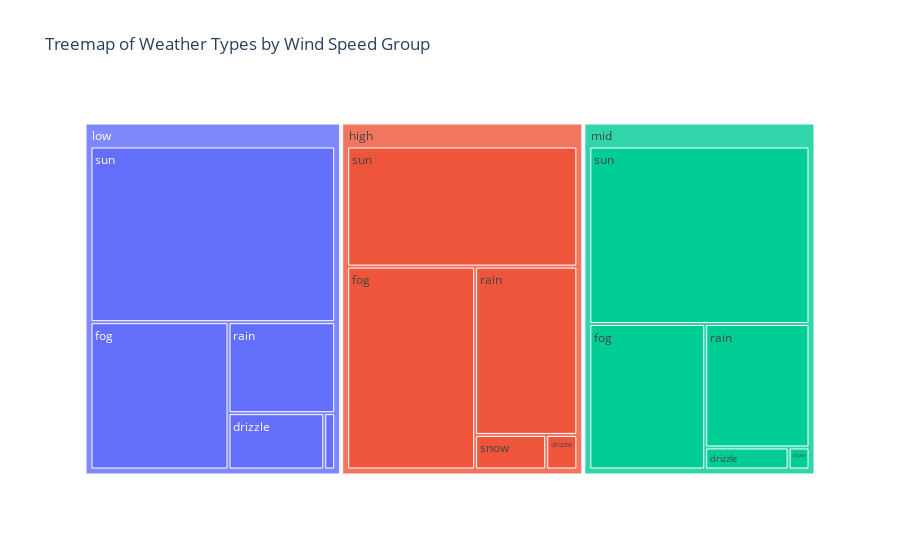

Notebook code cell kept with this figure:
### Markdown cell above
##### Question 6 (5 pts)

Now use the demo on this page: https://plotly.com/python/treemaps/ to make a tree map for wind_group and weather type.

### Code cell
#6 Solution

import pandas as pd
import plotly.express as px

fig = px.treemap(
    count_table,
    path=["wind_group", "weather_type"],
    values="counts",
    title="Treemap of Weather Types by Wind Speed Group"
)
fig.show()

### Figure 1 — Plotly figure (JSON) as saved in the notebook; plotly's stock layout.template omitted (floating-point values rounded to 4 significant figures)
{"data": [{"branchvalues": "total", "domain": {"x": [0, 1], "y": [0, 1]}, "hovertemplate": "labels=%{label}<br>counts=%{value}<br>parent=%{parent}<br>id=%{id}<extra></extra>", "ids": ["low/drizzle", "low/fog", "low/rain", "low/snow", "low/sun", "mid/drizzle", "mid/fog", "mid/rain", "mid/snow", "mid/sun", "high/drizzle", "high/fog", "high/rain", "high/snow", "high/sun", "low", "mid", "high"], "labels": ["drizzle", "fog", "rain", "snow", "sun", "drizzle", "fog", "rain", "snow", "sun", "drizzle", "fog", "rain", "snow", "sun", "low", "mid", "high"], "name": "", "parents": ["low", "low", "low", "low", "low", "mid", "mid", "mid", "mid", "mid", "high", "high", "high", "high", "high", "", "", ""], "type": "treemap", "values": [35.0, 132.0, 63.0, 4.0, 279.0, 12.0, 110.0, 84.0, 3.0, 255.0, 7.0, 169.0, 112.0, 16.0, 180.0, 513.0, 464.0, 484.0]}], "layout": {"legend": {"tracegroupgap": 0}, "title": {"text": "Treemap of Weather Types by Wind Speed Group"}}}
